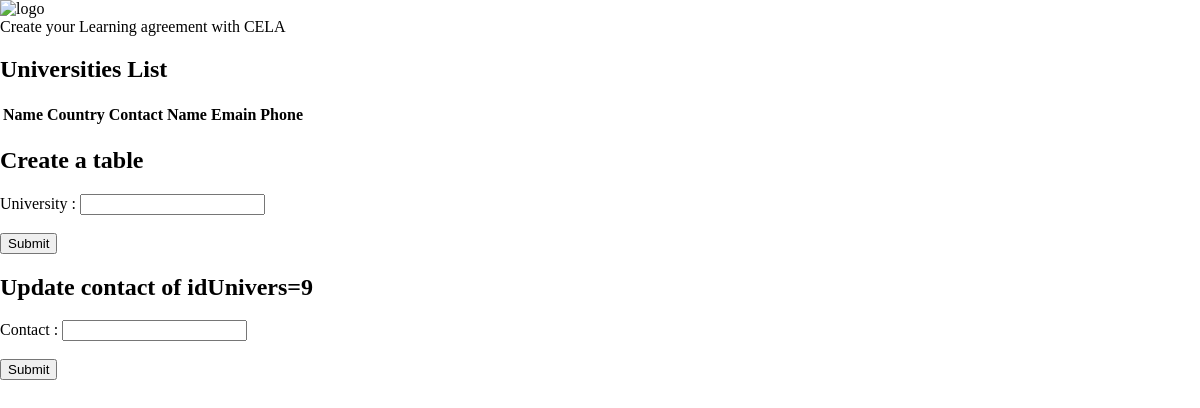
The app's page /CRUD.php, older data.
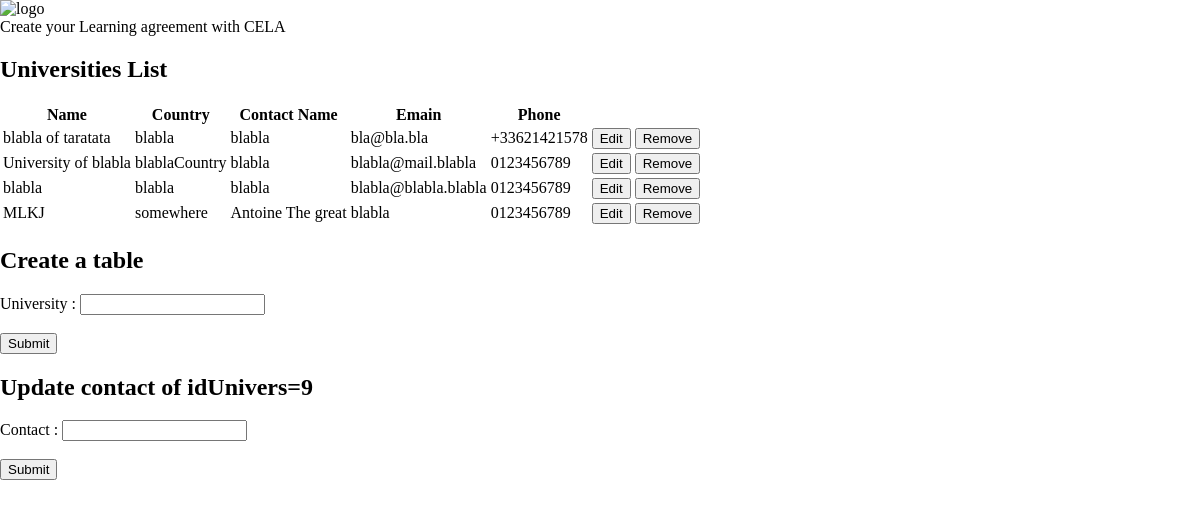
The same page, newer data.
### tables this page shows
CREATE TABLE IF NOT EXISTS `university` (
  `IdUnivers` bigint(20) NOT NULL AUTO_INCREMENT,
  `Name` varchar(255) NOT NULL,
  `ErasmusCode` varchar(255) NOT NULL,
  `Address` varchar(255) NOT NULL,
  `Country` varchar(255) NOT NULL,
  `ContactName` varchar(255) NOT NULL,
  `Email` varchar(255) NOT NULL,
  `Phone` varchar(255) NOT NULL,
  PRIMARY KEY (`IdUnivers`)
);

### CRUD.php (the view, shortened to what this page needs)
<!DOCTYPE HTML>
<html>
	<head>
		<link rel = "stylesheet" href = "style.css"/>
	</head>
	<body>
    <header>
			<img class="log" src="image/logo2.png" alt="logo" />
			<div id="titre">Create your Learning agreement with CELA</div>
</header>
<section class = "standard">
	<h2> Universities List </h2>
	<table>
                <tr>
                    <th>Name</th>
                    <th>Country</th>
                    <th>Contact Name</th>
					<th>Emain</th>
					<th>Phone</th>
                </tr>
    <?php
                $bdd = new PDO('mysql:host=localhost:3308;dbname=cela','root','');
				$reponse = $bdd->query('SELECT * FROM university');
				while ($data = $reponse->fetch())
				{
			?>
                <tr>
                    <td><?php echo $data['Name'];?></td>
                    <td><?php echo $data['Country'];?></td>
					<td> <?php echo $data['ContactName'];?></td>
                    <td><?php echo $data['Email'];?></td>
					<td><?php echo $data['Phone'];?></td>
                    <td> <button onclick="edit(<?php echo $data['IdUnivers'];?>)">Edit</button></td>
                    <td><button class='delete' id='<?php echo $data['IdUnivers'];?>'>Remove</button></td>
                </tr>
				<?php
				}
			?></table>
      <h1>Create a table</h1>
      <form name="connection" method="post" action="create.php">
					University : <input type="text" name="univ" required="Veuillez remplir ce champ"/><br/><br/>
					<input type="submit" name="valider"/>
				</form>
        <h1>Update contact of idUnivers=9</h1>
      <form name="connection" method="post" action="update.php">
					Contact : <input type="text" name="univ" required="Veuillez remplir ce champ"/><br/><br/>
					<input type="submit" name="valider"/>
				</form>
</section>

Row changes from the older to the newer data that the page shows:
added university: Name "blabla of taratata", Country "blabla", ContactName "blabla", Email "bla@bla.bla", Phone "+33621421578"
added university: Name "University of blabla", Country "blablaCountry", ContactName "blabla", Email "blabla@mail.blabla", Phone "0123456789"
added university: Name "blabla", Country "blabla", ContactName "blabla", Email "blabla@blabla.blabla", Phone "0123456789"
added university: Name "MLKJ", Country "somewhere", ContactName "Antoine The great", Email "blabla", Phone "0123456789"
